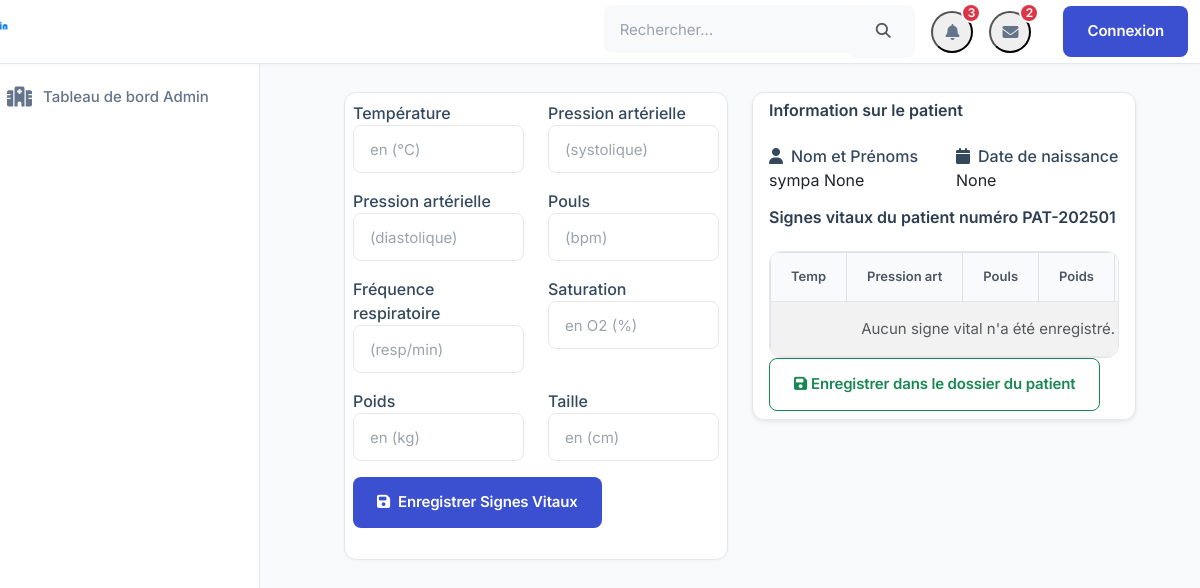
The page /core/vitalsign/1/ on the database its author committed.
### core/models.py (models this page shows, shortened)
class Patients(models.Model):
    MERITAL_STATUS = [
        ("Single","Célibataire"),
        ("Married","Marié(e)"),
        ("Widowed","Veuf(vue)"),
        ("Divorced","Divorcé(e)"),
    ]
    CONSULTATION_STATUS = [
        ("En attente de consultation","En attente de consultation"),
        ("Consultation effectuée","Consultation effectuée"),
        ("Consultation annulée","Consultation annulée"),
        ("Consultation terminée","Consultation terminée"),
    ]
    user = models.OneToOneField(settings.AUTH_USER_MODEL, on_delete=models.CASCADE, related_name='patient', null=True, blank=True)
    name = models.CharField(max_length=255, null=True, blank=True)
    first_name = models.CharField(max_length=255)
    last_name = models.CharField(max_length=255, null=True, blank=True)
    birth_date = models.DateField(null=True, blank=True)
    gender = models.CharField(max_length=10, choices=GENDER_CHOICES, null=True, blank=True)
    phone_number = models.CharField(max_length=20, null=True, blank=True)
    email = models.EmailField(null=True, blank=True)
    reference = models.CharField(max_length=255, null=True, blank=True)
    created_at = models.DateTimeField(auto_now_add=True)
    status = models.CharField(max_length=10, choices=MERITAL_STATUS, null=True, blank=True)
    occupation = models.CharField(max_length=255, null=True, blank=True)
    nationality = models.CharField(max_length=255, null=True, blank=True)
    consultation_status = models.CharField(max_length=255, choices=CONSULTATION_STATUS, default="En attente de consultation")
    emergency_contact_name = models.CharField(max_length=255, null=True, blank=True)
    emergency_contact_phone = models.CharField(max_length=20, null=True, blank=True)
    address = models.TextField(null=True, blank=True)
    medical_history = models.TextField(null=True, blank=True)
    allergies = models.TextField(null=True, blank=True)
    blood_group = models.CharField(max_length=10, null=True, blank=True)
    insurance_provider = models.CharField(max_length=255, null=True, blank=True)
    insurance_number = models.CharField(max_length=255, null=True, blank=True)
    updated_at = models.DateTimeField(auto_now=True)
    class Meta:
        ordering = ["-created_at"]

### core/views.py (the view, shortened to what this page needs)
# urls.py: path('vitalsign/<int:id>/', vitalsign, name="vitalsign"),
def vitalsign(request, id):
    patient = get_object_or_404(Patients, id=id)
    sign_vital = VitalSigns.objects.filter(patient=patient).select_related('patient').first()
    context = {
        'patient': patient,
        'sign_vital': sign_vital
    }
    return render(request, "core/vital_sign.html", context)

### doctors/context_processors.py (called while the page is built)
def active_consultation(request):
    return {
        'active_consultation': getattr(request, 'active_consultation', None)
    }

### core/templates/core/vital_sign.html (shortened to what this page needs)
{% extends 'core/base.html' %}
{% block content %}
<div class="container mt-3">
    <div class="row">
        <div class="col-md-6">
           <div class="card p-2">
            <form method="POST" class="needs-validation" novalidate style="overflow-y: scroll; height: 450px;">
                <div class="row">
                    <div class="col-6">
                        <div class="mb-3">
                            <label for="temperature">Température </label>
                            <input type="number" step="0.1" class="form-control" placeholder="en (°C)" id="temperature" name="temperature" value="{{ vital_signs.temperature }}">
                        </div>
                    </div>
                    <div class="col-6">
                        <div class="mb-3">
                            <label for="blood_pressure_systolic">Pression artérielle </label>
                            <input type="number" class="form-control" placeholder="(systolique)" id="blood_pressure_systolic" name="blood_pressure_systolic" value="{{ vital_signs.blood_pressure_systolic }}">
                        </div>
                    </div>
                </div>
                <div class="row">
                    <div class="col-md-6">
                        <div class="mb-3">
                            <label for="blood_pressure_diastolic">Pression artérielle </label>
                            <input type="number" class="form-control" placeholder="(diastolique)" id="blood_pressure_diastolic" name="blood_pressure_diastolic" value="{{ vital_signs.blood_pressure_diastolic }}">
                        </div>
                    </div>
                    <div class="col-md-6">
                        <div class="mb-3">
                            <label for="pulse">Pouls</label>
                            <input type="number" class="form-control" placeholder="(bpm)" id="pulse" name="pulse" value="{{ vital_signs.pulse }}">
                        </div>
                    </div>
                </div>
                <div class="row">
                    <div class="col-md-6">
                        <div class="mb-3">
                            <label for="respiratory_rate">Fréquence respiratoire </label>
                            <input type="number" class="form-control" placeholder="(resp/min)" id="respiratory_rate" name="respiratory_rate" value="{{ vital_signs.respiratory_rate }}">
                        </div>
                    </div>
                    <div class="col-md-6">
                        <div class="mb-3">
                            <label for="oxygen_saturation">Saturation </label>
                            <input type="number" step="0.1" class="form-control" placeholder="en O2 (%)" id="oxygen_saturation" name="oxygen_saturation" value="{{ vital_signs.oxygen_saturation }}">
                        </div>
                    </div>
                </div>
                <div class="row">
                    <div class="col-md-6">
                        <div class="mb-3">
                            <label for="weight">Poids</label>
                            <input type="number" step="0.1" class="form-control" placeholder="en (kg)" id="weight" name="weight" value="{{ vital_signs.weight }}">
                        </div>
                    </div>
                    <div class="col-md-6">
                        <div class="mb-3">
                            <label for="height">Taille </label>
                            <input type="number" class="form-control" placeholder="en (cm)" id="height" name="height" value="{{ vital_signs.height }}">
                        </div>
                    </div>
                </div>
                <button type="submit" class="btn btn-primary">
                    <i class="fas fa-save me-2"></i>Enregistrer Signes Vitaux
                </button>
            </form>
           </div>
        </div>
        <div class="col-md-6">
            <div class="card py-2 px-3 shadow-sm">
                <h6 class="card-title mb-4">Information sur le patient</h6>
                <div class="row">
                    <div class="col-md-6">
                        <label for="last_name"><i class="fas fa-user me-2"></i>Nom et Prénoms</label>
                        <p>{{ patient.first_name }} {{ patient.name }}</p>
                    </div>
                    <div class="col-md-6">
                        <label for="birth_date"><i class="fas fa-calendar me-2"></i>Date de naissance</label>
                        <p>{{ patient.birth_date }}</p>
                    </div>
                </div>
                <h6 class="card-title mb-4">Signes vitaux du patient numéro {{ patient.reference }}</h6>
                <div class="table-responsive">
                    <table class="table table-bordered table-striped table-hover">
                        <thead>
                            <tr>
                                <th>Temp</th>
                                <th>Pression art</th>
                                <th>Pouls</th>
                                <th>Poids</th>
                                <th>Hauteur</th>
                            </tr>
                        </thead>
                        <tbody>
                        {% if sign_vital %}
                            <tr>
                                <td><i class="fas fa-thermometer-half me-2"></i>{{ sign_vital.temperature|default_if_none:"Non renseigné" }}</td>
                                <td><i class="fas fa-briefcase-medical me-2"></i>{{ sign_vital.blood_pressure_systolic|default_if_none:"Non renseigné" }}/{{ sign_vital.blood_pressure_diastolic|default_if_none:"Non renseigné" }}</td>
                                <td><i class="fas fa-heartbeat me-2"></i>{{ sign_vital.pulse|default_if_none:"Non renseigné" }}</td>
                                <td><i class="fas fa-weight me-2"></i>{{ sign_vital.weight|default_if_none:"Non renseigné" }}</td>
                                <td><i class="fas fa-ruler-vertical me-2"></i>{{ sign_vital.height|default_if_none:"Non renseigné" }}</td>
                                <td><a href="{% url 'edit_sign_vital' sign_vital.id %}"><i class="fas fa-edit"></i></a></td>
                            </tr>
                        {% else %}
                                <tr>
                                    <td colspan="6" class="text-center text-muted">Aucun signe vital n'a été enregistré.</td>
                                </tr>
                        {% endif %}
                        </tbody>
                    </table>
                </div>
                <div class="row">
                    <div class="col-md-12 d-flex gap-2">
                        <form method="post" enctype="multipart/form-data" action="{% url 'save_patient' patient.id %}">
                            <button type="submit" class="btn btn-sm btn-outline-success">
                                <i class="fas fa-save me-1"></i>Enregistrer dans le dossier du patient
                            </button>
                        </form>
                    </div>
                </div>
            </div>
        </div>
    </div>
</div>
{% endblock %}

### server/static/css/style.css (style rules this page uses)
body { background-color: #f5f5f5; margin: 0; padding: 0; font-family: sans-serif; }
.btn-primary { background-color: rgb(11, 88, 160); border: none; transition: all 0.3s ease; }
.card { box-shadow: 0 4px 12px rgba(0, 0, 0, 0.1); transition: transform 0.3s ease, box-shadow 0.3s ease; }
.card-title { color: #2c3e50; font-weight: 600; }
.form-control { border-radius: 10px; border: 1px solid #ddd; padding: 10px; transition: border-color 0.3s ease, box-shadow 0.3s ease; }
.btn-primary { background-color: #3498db; border: none; border-radius: 10px; padding: 10px 20px; transition: background-color 0.3s ease; }
label { font-weight: 500; color: #34495e; }
.container { padding: 20px; border-radius: 15px; }

### core/templates/core/base.html (style rules this page uses)
:root { --primary-color: #3B4FD1; --primary-light: #4B5EE4; --primary-dark: #2D3EB2; --secondary-color: #00B5B8; --success-color: #00A991; --danger-color: #FF5C7C; --warning-color: #FFA726; --info-color: #2196F3; --text-primary: #1e293b; --text-secondary: #64748b; --text-muted: #94a3b8; --bg-light: #f8fafc; --bg-white: #ffffff; --bg-sidebar: #1e293b; --border-color: #e2e8f0; --shadow-sm: 0 1px 2px 0 rgb(0 0 0 / 0.05); --shadow: 0 1px 3px 0 rgb(0 0 0 / 0.1), 0 1px 2px -1px rgb(0 0 0 / 0.1); --shadow-md: 0 4px 6px -1px rgb(0 0 0 / 0.1), 0 2px 4px -2px rgb(0 0 0 / 0.1); --shadow-lg: 0 10px 15px -3px rgb(0 0 0 / 0.1), 0 4px 6px -4px rgb(0 0 0 / 0.1); --radius-sm: 0.375rem; --radius: 0.5rem; --radius-lg: 0.75rem; --radius-full: 9999px; --transition: all 0.3s ease; }
body { font-family: 'Inter', sans-serif; color: var(--text-primary); background-color: var(--bg-light); line-height: 1.5; -webkit-font-smoothing: antialiased; }
.form-control { border: 1px solid #E5E7EB; border-radius: 8px; padding: 0.875rem 1rem; transition: var(--transition); font-size: 0.9375rem; background-color: #FFFFFF; height: 48px; }
.form-control::placeholder { color: #9CA3AF; }
.btn { padding: 0.875rem 1.5rem; border-radius: 8px; font-weight: 600; transition: all 0.2s ease; font-size: 0.9375rem; letter-spacing: -0.01em; }
.btn-primary { background: var(--primary-color); border-color: var(--primary-color); color: white; }
.card { border: 1px solid #E5E7EB; border-radius: 12px; box-shadow: 0 1px 3px rgba(0,0,0,0.04); transition: all 0.2s ease; background: #FFFFFF; overflow: hidden; }
.table { --bs-table-hover-bg: #F9FAFB; margin-bottom: 0; font-size: 0.9375rem; }
.table thead th { background: #F9FAFB; font-weight: 600; font-size: 0.8125rem; color: #4B5563; padding: 0.875rem 1.25rem; border-bottom: 1px solid #E5E7EB; white-space: nowrap; }
.table tbody td { padding: 1rem 1.25rem; vertical-align: middle; color: #374151; border-bottom: 1px solid #E5E7EB; }
.table-responsive { border-radius: 12px; border: 1px solid #E5E7EB; }

### rows shown on the page
Patients: first_name "sympa", name "None", birth_date "None", reference "PAT-202501"
